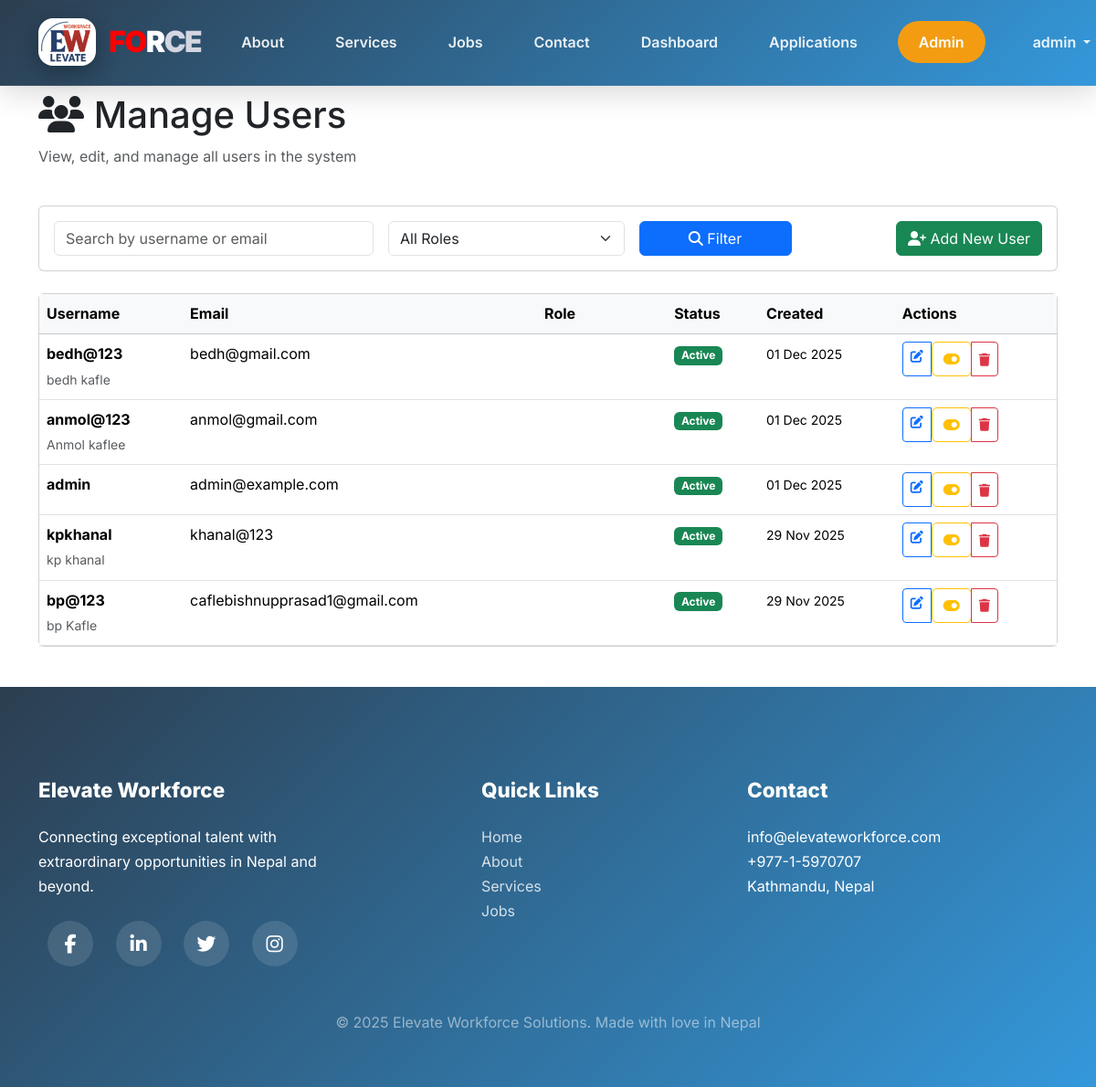
Before: /accounts/admin/users/ (signed in) with the older database file.
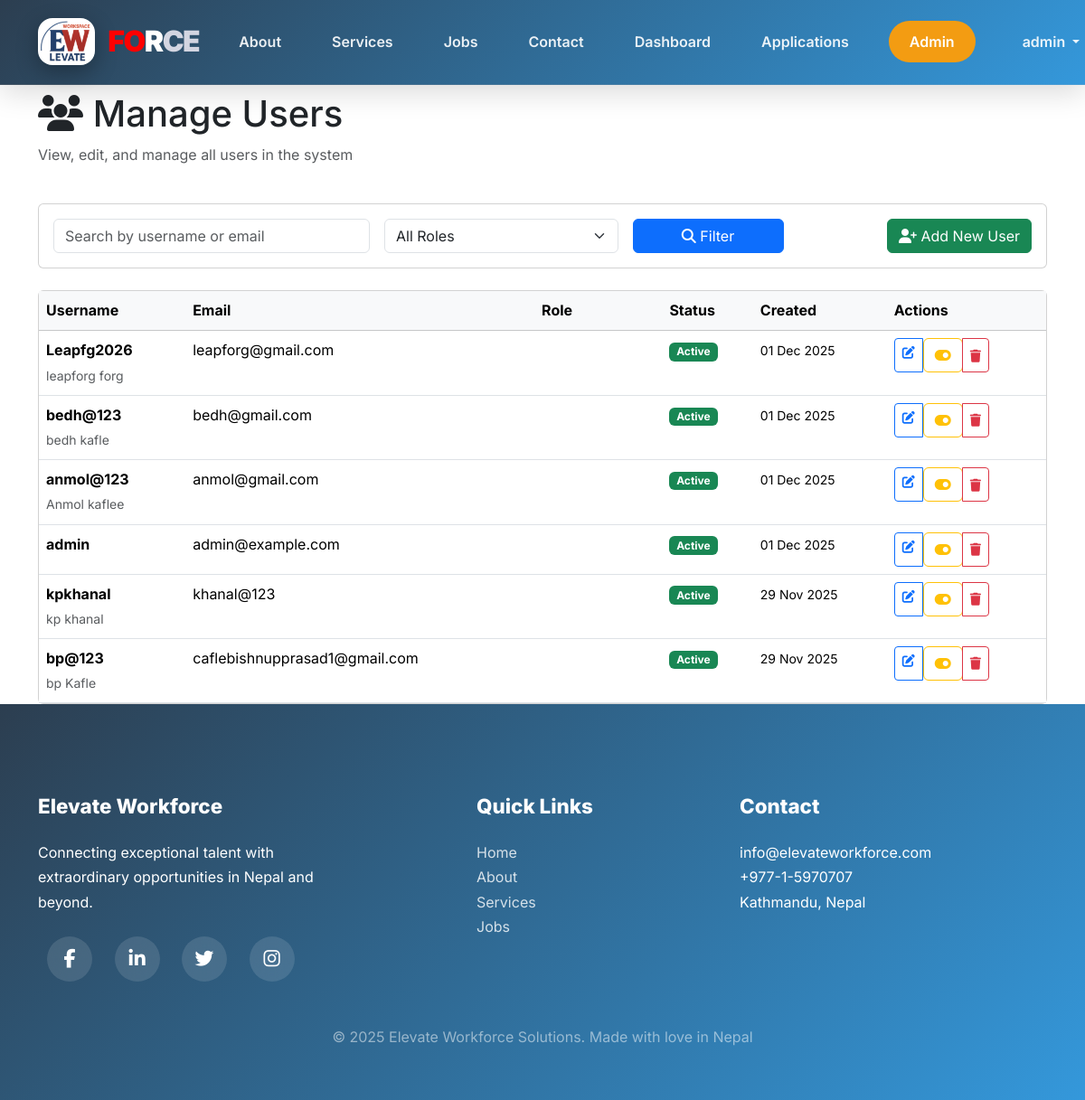
After: the same page with the newer database file.
### accounts/models.py (models this page shows, shortened)
class User(AbstractUser):
    USER_ROLE_CHOICES = (
        ('job_seeker', 'Job Seeker'),
        ('company', 'Company'),
    )
    role = models.CharField(max_length=20, choices=USER_ROLE_CHOICES, default='job_seeker')
    phone_number = models.CharField(max_length=15, blank=True, null=True)
    is_active = models.BooleanField(default=True)
    created_at = models.DateTimeField(auto_now_add=True)
    updated_at = models.DateTimeField(auto_now=True)
    groups = models.ManyToManyField(
        'auth.Group',
        related_name='custom_user_groups',
        blank=True,
        help_text='The groups this user belongs to.'
    )
    user_permissions = models.ManyToManyField(
        'auth.Permission',
        related_name='custom_user_permissions',
        blank=True,
        help_text='Specific permissions for this user.'
    )
    class Meta:
        db_table = 'users'
        verbose_name_plural = 'Users'
        ordering = ['-created_at']
    def is_job_seeker(self):
        return self.role == 'job_seeker'

### accounts/admin_views.py (the view)
# urls.py: path('admin/users/', admin_views.manage_users, name='manage_users'),
@login_required(login_url='accounts:login')
@user_passes_test(is_admin, login_url='accounts:login')
def manage_users(request):
    users = User.objects.all().order_by('-created_at')
    role_filter = request.GET.get('role', '')
    if role_filter:
        users = users.filter(role=role_filter)
    search_query = request.GET.get('search', '')
    if search_query:
        users = users.filter(
            Q(username__icontains=search_query) |
            Q(email__icontains=search_query)
        )
    paginator = Paginator(users, 20)
    page_number = request.GET.get('page')
    try:
        page_obj = paginator.page(page_number)
    except PageNotAnInteger:
        page_obj = paginator.page(1)
    except EmptyPage:
        page_obj = paginator.page(paginator.num_pages)
    context = {
        'page_obj': page_obj,
        'users': page_obj.object_list,
        'role_filter': role_filter,
        'search_query': search_query,
    }
    return render(request, 'admin/manage_users.html', context)

### accounts/admin_views.py (called while the page is built)
def is_admin(user):
    return user.is_superuser and user.is_staff

### templates/admin/manage_users.html (shortened to what the changed rows need)
{% extends 'base.html' %}
{% block content %}
<div class="container">
    <div class="row mb-4">
        <div class="col-md-12">
            <h1><i class="fas fa-users"></i> Manage Users</h1>
        </div>
    </div>
    <div class="row">
        <div class="col-md-12">
            <div class="card">
                <div class="table-responsive">
                    <table class="table table-hover mb-0">
                        <thead class="table-light">
                            <tr>
                                <th>Username</th>
                                <th>Email</th>
                                <th>Role</th>
                                <th>Status</th>
                                <th>Created</th>
                                <th>Actions</th>
                            </tr>
                        </thead>
                        <tbody>
                            {% for user in users %}
                                <tr>
                                    <td>
                                        <strong>{{ user.username }}</strong><br>
                                        <small class="text-muted">{{ user.first_name }} {{ user.last_name }}</small>
                                    </td>
                                    <td>{{ user.email }}</td>
                                    <td>
                                        <span class="badge bg-{{ user.role|default:'secondary' }}">
                                        </span>
                                    </td>
                                    <td>
                                        {% if user.is_active %}
                                            <span class="badge bg-success">Active</span>
                                        {% else %}
                                            <span class="badge bg-danger">Inactive</span>
                                        {% endif %}
                                    </td>
                                    <td>
                                        <small>{{ user.created_at|date:"d M Y" }}</small>
                                    </td>
                                    <td>
                                        <div class="btn-group btn-group-sm" role="group">
                                            <a href="{% url 'accounts:edit_user' user.pk %}" class="btn btn-outline-primary" title="Edit">
                                                <i class="fas fa-edit"></i>
                                            </a>
                                            <form action="{% url 'accounts:toggle_user_status' user.pk %}" method="POST" class="d-inline">
                                                <button type="submit" class="btn btn-outline-warning" title="Toggle Status">
                                                    <i class="fas fa-toggle-on"></i>
                                                </button>
                                            </form>
                                            <button type="button" class="btn btn-outline-danger" data-bs-toggle="modal" data-bs-target="#deleteModal{{ user.pk }}" title="Delete">
                                                <i class="fas fa-trash"></i>
                                            </button>
                                        </div>
                                    </td>
                                </tr>
                            {% empty %}
                                <tr>
                                    <td colspan="6" class="text-center py-4 text-muted">
                                        <i class="fas fa-inbox"></i> No users found
                                    </td>
                                </tr>
                            {% endfor %}
                        </tbody>
                    </table>
                </div>
            </div>
        </div>
    </div>
</div>
{% endblock %}

### templates/base.html (shortened to what the changed rows need)
<!DOCTYPE html>
<html lang="en">
<head>
    {% load static %}
    <link href="https://cdn.jsdelivr.net/npm/bootstrap@5.3.3/dist/css/bootstrap.min.css" rel="stylesheet">
    <link rel="stylesheet" href="https://cdnjs.cloudflare.com/ajax/libs/font-awesome/6.6.0/css/all.min.css">
</head>
<body>
    <nav class="navbar navbar-expand-lg navbar-dark fixed-top">
        <div class="container">
            <div class="collapse navbar-collapse" id="navbarNav">
                <ul class="navbar-nav ms-auto align-items-center">
                    {% if user.is_authenticated %}
                        {% if user.is_job_seeker %}
                            <li class="nav-item"><a class="nav-link" href="{% url 'accounts:job_seeker_dashboard' %}">Dashboard</a></li>
                            <li class="nav-item"><a class="nav-link" href="{% url 'application:my_applications' %}">Applications</a></li>
                        {% endif %}
                        {% if user.is_superuser %}
                            <li class="nav-item ms-3">
                                <a class="btn btn-admin" href="{% url 'accounts:admin_dashboard' %}">
                                    Admin
                                </a>
                            </li>
                        {% endif %}
                        <li class="nav-item dropdown ms-4">
                            <a class="nav-link dropdown-toggle" href="#" role="button" data-bs-toggle="dropdown">
                                {{ user.username }}
                            </a>
                        </li>
                    {% else %}
                        <li class="nav-item"><a class="nav-link" href="{% url 'accounts:login' %}">Login</a></li>
                        <li class="nav-item"><a class="nav-link" href="{% url 'accounts:register' %}">Register</a></li>
                    {% endif %}
                </ul>
            </div>
        </div>
    </nav>
    <div class="main-container">
        {% block content %}{% endblock %}
    </div>
</body>
</html>

Changed rows visible on the page:
added User: username "Leapfg2026", first_name "leapforg", last_name "forg", email "leapforg@gmail.com", is_active "Active", created_at "01 Dec 2025"
